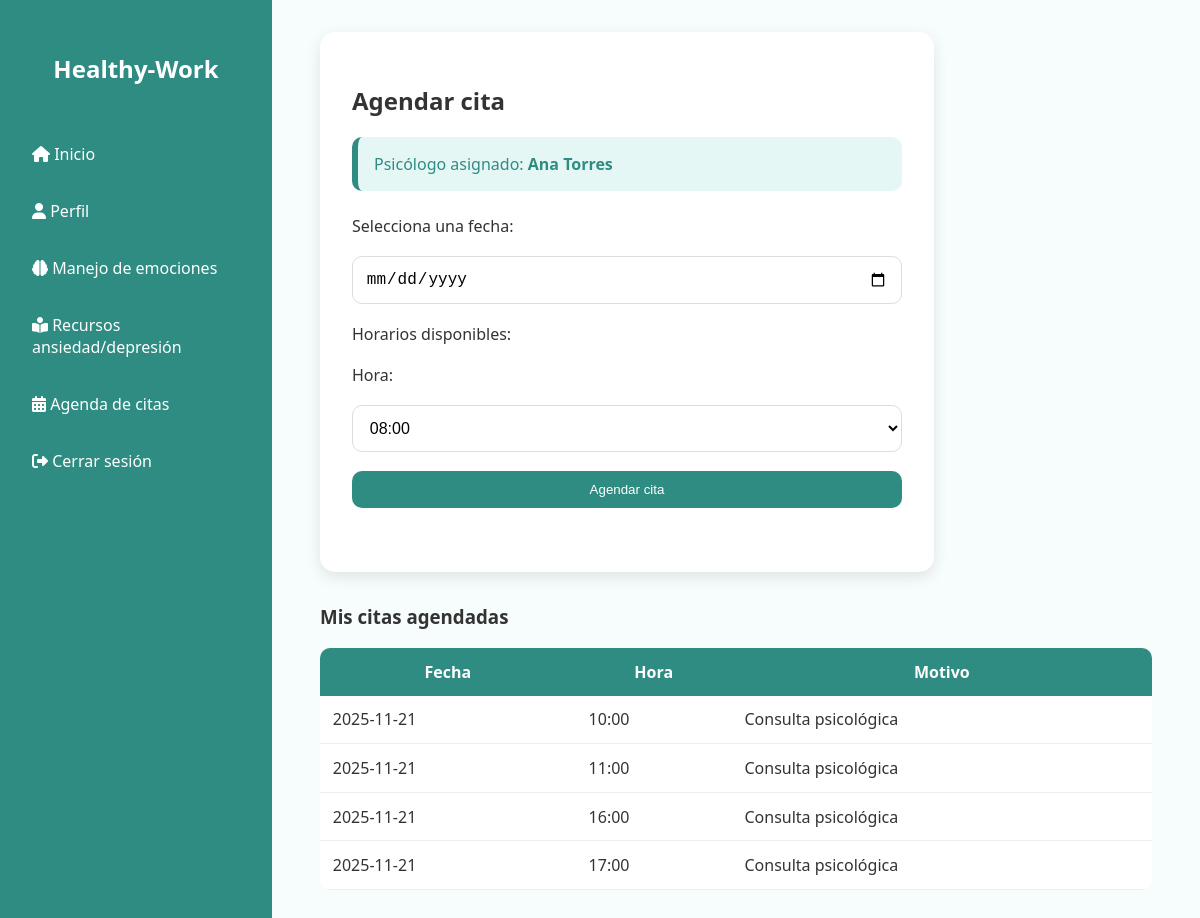
/agenda (signed in), run on the app's committed database.
### tables this page shows
CREATE TABLE citas (
    id INTEGER PRIMARY KEY AUTOINCREMENT,
    usuario_id INTEGER,
    fecha TEXT NOT NULL,
    hora TEXT NOT NULL,
    motivo TEXT,
    FOREIGN KEY(usuario_id) REFERENCES usuarios(id)
);

### app.py (the view, shortened to what this page needs)
@app.route("/agenda", methods=["GET", "POST"])
def agenda():
    if "user_id" not in session:
        return redirect(url_for("login"))
    conn = get_db()
    hoy = date.today().isoformat()
    horarios_base = [
        "08:00", "09:00", "10:00", "11:00",
        "14:00", "15:00"
    ]
    fecha_seleccionada = request.form.get("fecha")
    horarios_ocupados = []
    if fecha_seleccionada:
        consulta = conn.execute(
            "SELECT hora FROM citas WHERE fecha = ?",
            (fecha_seleccionada,)
        ).fetchall()
        horarios_ocupados = [fila["hora"] for fila in consulta]
    tz = pytz.timezone("America/Bogota")
    if fecha_seleccionada == hoy:
        hora_actual = datetime.now(tz).strftime("%H:%M")
        horarios_base = [h for h in horarios_base if h > hora_actual]
    horarios_libres = [h for h in horarios_base if h not in horarios_ocupados]
    sin_horarios = len(horarios_libres) == 0
    citas = conn.execute(
        "SELECT * FROM citas WHERE usuario_id = ? ORDER BY fecha, hora",
        (session["user_id"],)
    ).fetchall()
    conn.close()
    return render_template(
        "agenda.html",
        citas=citas,
        hoy=hoy,
        horarios_libres=horarios_libres,
        sin_horarios=sin_horarios   # <--- AQUÍ YA FUNCIONA
    )

### app.py (called while the page is built)
def get_db():
    conn = sqlite3.connect("instance/healthy.db")
    conn.row_factory = sqlite3.Row
    return conn

### templates/agenda.html (shortened to what this page needs)
<!DOCTYPE html>
<html lang="es">
<head>
  <link rel="stylesheet" href="{{ url_for('static', filename='styles.css') }}">
  <link rel="stylesheet" href="https://cdnjs.cloudflare.com/ajax/libs/font-awesome/6.5.1/css/all.min.css" />
</head>
<body>
  <div class="dashboard-container">
    <aside class="sidebar">
        <h2>Healthy-Work</h2>
        <nav>
            <ul>
                <li>
                    <a href="{{ url_for('dashboard') }}"
                       {% if request.endpoint == 'dashboard' %}class="active"{% endif %}>
                        <i class="fas fa-home sidebar-icon"></i>
                        Inicio
                    </a>
                </li>
                <li>
                    <a href="{{ url_for('perfil') }}"
                       {% if request.endpoint == 'perfil' %}class="active"{% endif %}>
                        <i class="fas fa-user sidebar-icon"></i>
                        Perfil
                    </a>
                </li>
                <li>
                    <a href="{{ url_for('emociones') }}"
                       {% if request.endpoint == 'emociones' %}class="active"{% endif %}>
                        <i class="fas fa-brain sidebar-icon"></i>
                        Manejo de emociones
                    </a>
                </li>
                <li>
                    <a href="{{ url_for('recursos') }}"
                       {% if request.endpoint == 'recursos' %}class="active"{% endif %}>
                        <i class="fas fa-book-reader sidebar-icon"></i>
                        Recursos ansiedad/depresión
                    </a>
                </li>
                <li>
                    <a href="{{ url_for('agenda') }}"
                       {% if request.endpoint == 'agenda' %}class="active"{% endif %}>
                        <i class="fas fa-calendar-alt sidebar-icon"></i>
                        Agenda de citas
                    </a>
                </li>
                <li>
                    <a href="{{ url_for('login') }}">
                        <i class="fas fa-sign-out-alt sidebar-icon"></i>
                        Cerrar sesión
                    </a>
                </li>
            </ul>
        </nav>
    </aside>
    <main class="main-content">
        <div class="agenda-section">
        <h2>Agendar cita</h2>
        <p class="psychologist">
            Psicólogo asignado: <strong>Ana Torres</strong>
        </p>
        <form method="POST" class="agenda-form">
            <label for="fecha">Selecciona una fecha:</label>
            <input type="date"
                  id="fecha"
                  name="fecha"
                  required
                  min="{{ hoy }}"
                  >
            <label for="hora">Horarios disponibles:</label>
            {% if sin_horarios %}
              <p>No hay horarios disponibles para este día.</p>
            {% else %}
                <label for="hora">Hora:</label>
                <select name="hora" id="hora" required>
                    {% for h in horarios_libres %}
                        <option value="{{ h }}">{{ h }}</option>
                    {% endfor %}
                </select>
            {% endif %}
            <button type="submit" class="btn">Agendar cita</button>
        </form>
      </div>
      <div class="table-container">
          <h3>Mis citas agendadas</h3>
          <table>
              <thead>
                  <tr>
                      <th>Fecha</th>
                      <th>Hora</th>
                      <th>Motivo</th>
                  </tr>
              </thead>
              <tbody>
                  {% for cita in citas %}
                  <tr>
                      <td>{{ cita['fecha'] }}</td>
                      <td>{{ cita['hora'] }}</td>
                      <td>{{ cita['motivo'] }}</td>
                  </tr>
                  {% endfor %}
              </tbody>
          </table>
      </div>

### static/styles.css (style rules this page uses)
body { margin: 0; padding: 0; font-family: "Segoe UI", sans-serif; background: #F7FDFC; color: #333; }
.btn { display: inline-block; background: #2E8C82; color: white; padding: 0.7rem 1.2rem; border-radius: 10px; text-align: center; border: none; cursor: pointer; transition: 0.2s; }
.dashboard-container { display: flex; height: 100vh; }
.sidebar { width: 240px; background: #2E8C82; color: white; padding: 2rem 1rem; display: flex; flex-direction: column; }
.sidebar h2 { text-align: center; margin-bottom: 2rem; }
.sidebar ul { list-style: none; padding: 0; }
.sidebar li { margin: 1rem 0; }
.sidebar a { color: white; text-decoration: none; padding: 0.6rem 1rem; display: block; border-radius: 8px; transition: background 0.2s; }
.main-content { flex: 1; padding: 2rem 3rem; overflow-y: auto; }
.agenda-section { background: white; padding: 2rem; border-radius: 15px; box-shadow: 0 5px 15px rgba(0,0,0,0.1); max-width: 550px; }
.agenda-form { display: flex; flex-direction: column; gap: 1.2rem; }
.agenda-form input, .agenda-form textarea { padding: 0.8rem; border-radius: 10px; border: 1px solid #DDD; }
.table-container { margin-top: 2rem; }
table { width: 100%; background: white; border-radius: 10px; border-collapse: collapse; overflow: hidden; }
table th { background: #2E8C82; color: white; padding: 0.8rem; }
table td { padding: 0.8rem; border-bottom: 1px solid #EEE; }
.psychologist { background: #E5F7F5; padding: 0.8rem 1rem; border-left: 5px solid #2E8C82; border-radius: 10px; margin-bottom: 1.5rem; font-size: 1rem; color: #2E8C82; }
.agenda-section input[type="date"], .agenda-section select { padding: 0.8rem; border: 1px solid #DDD; border-radius: 10px; background: white; }
.psychologist { background: #E5F7F5; padding: 1rem; border-left: 6px solid #2E8C82; border-radius: 10px; margin-bottom: 1.5rem; font-size: 1rem; }
.agenda-form { display: flex; flex-direction: column; gap: 1.2rem; margin-bottom: 2rem; }
.agenda-form input[type="date"], .agenda-form select { padding: 0.8rem; border-radius: 10px; border: 1px solid #DDD; background: #FFFFFF; font-size: 1rem; }

### data on the page
citas: fecha "2025-11-21", hora "10:00", motivo "Consulta psicológica"
citas: fecha "2025-11-21", hora "11:00", motivo "Consulta psicológica"
citas: fecha "2025-11-21", hora "16:00", motivo "Consulta psicológica"
citas: fecha "2025-11-21", hora "17:00", motivo "Consulta psicológica"

### other printed values
form field hora "08:00"
